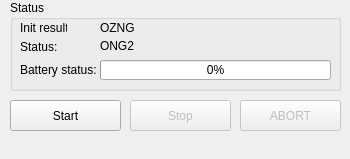
<?xml version="1.0" encoding="UTF-8"?>
<ui version="4.0">
 <class>RosbeeWindow</class>
 <widget class="QDockWidget" name="RosbeeWindow">
  <property name="geometry">
   <rect>
    <x>0</x>
    <y>0</y>
    <width>350</width>
    <height>159</height>
   </rect>
  </property>
  <property name="windowTitle">
   <string>Rosbee</string>
  </property>
  <widget class="QWidget" name="root">
   <widget class="QGroupBox" name="statusGroupBox">
    <property name="geometry">
     <rect>
      <x>10</x>
      <y>0</y>
      <width>331</width>
      <height>91</height>
     </rect>
    </property>
    <property name="title">
     <string>Status</string>
    </property>
    <widget class="QProgressBar" name="batteryBar">
     <property name="enabled">
      <bool>true</bool>
     </property>
     <property name="geometry">
      <rect>
       <x>90</x>
       <y>60</y>
       <width>231</width>
       <height>20</height>
      </rect>
     </property>
     <property name="layoutDirection">
      <enum>Qt::RightToLeft</enum>
     </property>
     <property name="maximum">
      <number>100</number>
     </property>
     <property name="value">
      <number>0</number>
     </property>
     <property name="alignment">
      <set>Qt::AlignCenter</set>
     </property>
     <property name="textVisible">
      <bool>true</bool>
     </property>
     <property name="invertedAppearance">
      <bool>true</bool>
     </property>
    </widget>
    <widget class="QLabel" name="batteryLabel">
     <property name="enabled">
      <bool>true</bool>
     </property>
     <property name="geometry">
      <rect>
       <x>10</x>
       <y>60</y>
       <width>81</width>
       <height>20</height>
      </rect>
     </property>
     <property name="text">
      <string>Battery status:</string>
     </property>
    </widget>
    <widget class="QLabel" name="initLabel">
     <property name="geometry">
      <rect>
       <x>10</x>
       <y>20</y>
       <width>47</width>
       <height>16</height>
      </rect>
     </property>
     <property name="text">
      <string>Init results:</string>
     </property>
    </widget>
    <widget class="QLabel" name="initResultLabel">
     <property name="geometry">
      <rect>
       <x>90</x>
       <y>20</y>
       <width>231</width>
       <height>16</height>
      </rect>
     </property>
     <property name="text">
      <string>OZNG</string>
     </property>
    </widget>
    <widget class="QLabel" name="statusLabel">
     <property name="geometry">
      <rect>
       <x>10</x>
       <y>40</y>
       <width>47</width>
       <height>13</height>
      </rect>
     </property>
     <property name="text">
      <string>Status:</string>
     </property>
    </widget>
    <widget class="QLabel" name="statusValueLabel">
     <property name="geometry">
      <rect>
       <x>90</x>
       <y>36</y>
       <width>231</width>
       <height>20</height>
      </rect>
     </property>
     <property name="text">
      <string>ONG2</string>
     </property>
    </widget>
   </widget>
   <widget class="QPushButton" name="abortButton">
    <property name="enabled">
     <bool>false</bool>
    </property>
    <property name="geometry">
     <rect>
      <x>240</x>
      <y>100</y>
      <width>101</width>
      <height>31</height>
     </rect>
    </property>
    <property name="autoFillBackground">
     <bool>false</bool>
    </property>
    <property name="text">
     <string>ABORT</string>
    </property>
   </widget>
   <widget class="QPushButton" name="stopButton">
    <property name="enabled">
     <bool>false</bool>
    </property>
    <property name="geometry">
     <rect>
      <x>130</x>
      <y>100</y>
      <width>101</width>
      <height>31</height>
     </rect>
    </property>
    <property name="autoFillBackground">
     <bool>false</bool>
    </property>
    <property name="text">
     <string>Stop</string>
    </property>
   </widget>
   <widget class="QPushButton" name="startButton">
    <property name="geometry">
     <rect>
      <x>10</x>
      <y>100</y>
      <width>111</width>
      <height>31</height>
     </rect>
    </property>
    <property name="text">
     <string>Start</string>
    </property>
   </widget>
  </widget>
 </widget>
 <resources/>
 <connections/>
</ui>
